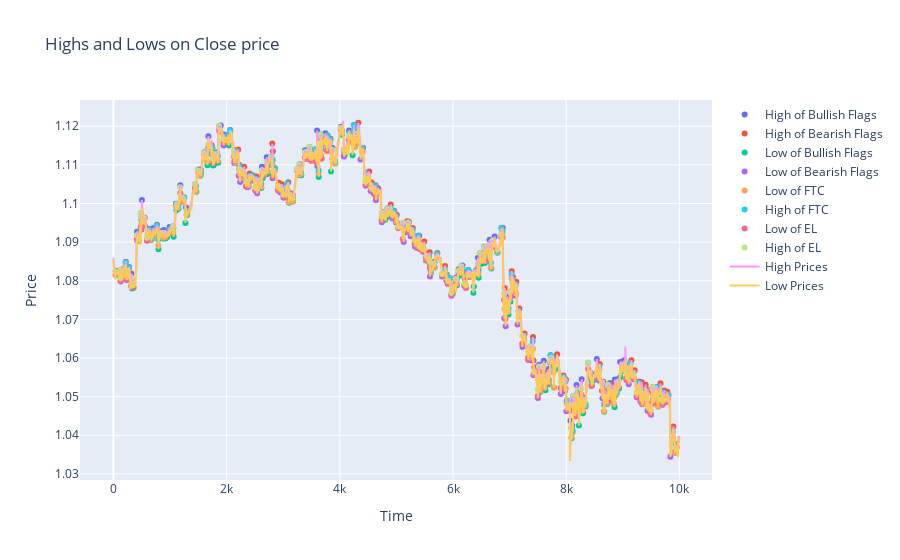

The cell this chart's notebook holds for it:
### Code cell
figure_of_Flag_15m = Figure_Flag(DataSet,FLAGS)
figure_of_Flag_15m.basic_figure()
